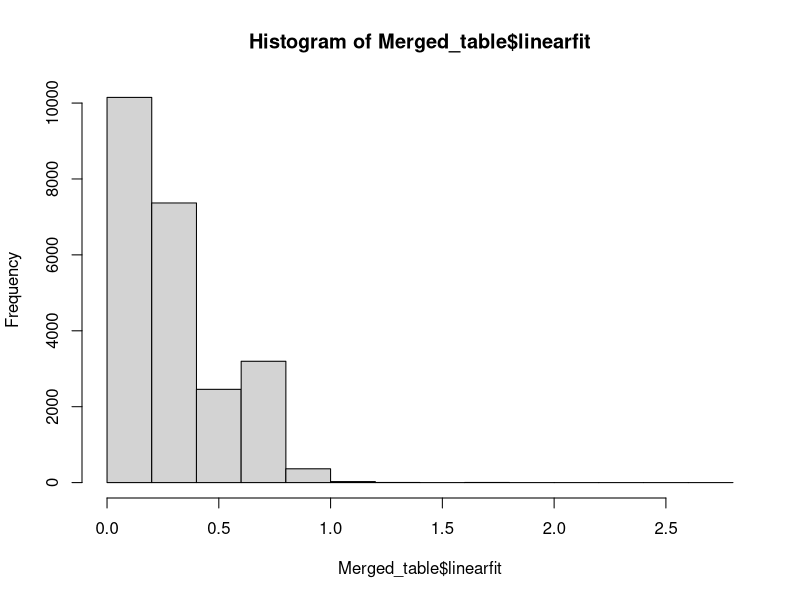

The R source for this figure: (Note: this script raises an error after producing the figure.)
mydata <- read.csv("book_transaction.csv")
head(mydata)
typeof(mydata$DATE)
mydata$DATE <- as.Date(mydata$DATE,format = '%m/%d/%Y')
mydata
calibration_sample <- mydata[which(mydata$DATE <= as.Date("2017-09-30"),),]
View(calibration_sample)
validation_sample <- mydata[which(mydata$DATE > as.Date("2017-09-30"),),]
View(validation_sample)

#Step 2: For both samples restructure the data so that there is 
#one row per customer with the following columns: 
#“ID”, “frequency” (number of purchases), 
#“monetary” (average dollar value of purchases), 
#“last.purchase” (the date of the customer’s most recent purchase)
library(data.table)
calibration_table <- data.table(calibration_sample)
calibration_table[ , c("frequency", "monetary", "last.purchase") := list(sum(BOOKS), mean(DOLLARS), max(DATE)), by = ID][]
calibration_table[ , c("BOOKS", "DOLLARS", "DATE"):=list(NULL, NULL, NULL)][]

validation_table <- data.table(validation_sample)
validation_table[ , c("frequency", "monetary", "last.purchase") := list(sum(BOOKS), mean(DOLLARS), max(DATE)), by = ID][]
validation_table[ , c("BOOKS", "DOLLARS", "DATE"):=list(NULL, NULL, NULL)][]


#Step 3: For the calibration sample, 
#create a column called “recency” which is a numeric variable that represents how many days since the most recent purchase. 
#A good way to do this is to use the last date in the whole calibration sample as an end date. 
#So a purchase on that date would have a recency score of 0. Repeat this step for the validation sample.
Cal_lastDate <- max(calibration_table$last.purchase)
calibration_table[, recency:=(Cal_lastDate-last.purchase)]
calibration_tableUnique <- unique(calibration_table)
data_calibration <- data.frame(unique(calibration_table))

Val_lastDate <- max(validation_table$last.purchase)
validation_table[, recency:=(Val_lastDate-last.purchase)]
validation_tableUnique <- unique(validation_table)
data_validation <- data.frame(unique(validation_table))

#Step 4: Merge the calibration and validation samples into one data frame with one row per customer ID. 
Merged_table <- merge(calibration_tableUnique, validation_tableUnique, all=TRUE, by="ID", suffix=c("_cal", "_val"))

#Step 5: Create a column that takes value 1 if the customer was retained 
#(i.e. if the customer made at least one purchase in the validation period) and a 0 if not. 
Merged_table[, "retained":=ifelse(is.na(frequency_val), 0, 1)]

View(Merged_table)
#View(Merged_table[1:20,])

new.linearfit <-lm(retained ~ recency_cal + frequency_cal + monetary_cal, data=Merged_table)
summary(new.linearfit)
Merged_table[, linearfit:=predict(new.linearfit, type="response")]

hist(Merged_table$linearfit)



monetaryprediction = expand.grid(recency_val=mean(Merged_table$recency_val),
                                 frequency_val=mean(Merged_table$frequency_val),
                                 monetary_val=seq(min(Merged_table$monetary_val),max(Merged_table$monetary_val)))
monetaryprediction$linearfit <- predict(new.linearfit, monetaryprediction,type="response")
plot(monetaryprediction$monetary_val,monetaryprediction$linearfit,col=3)
